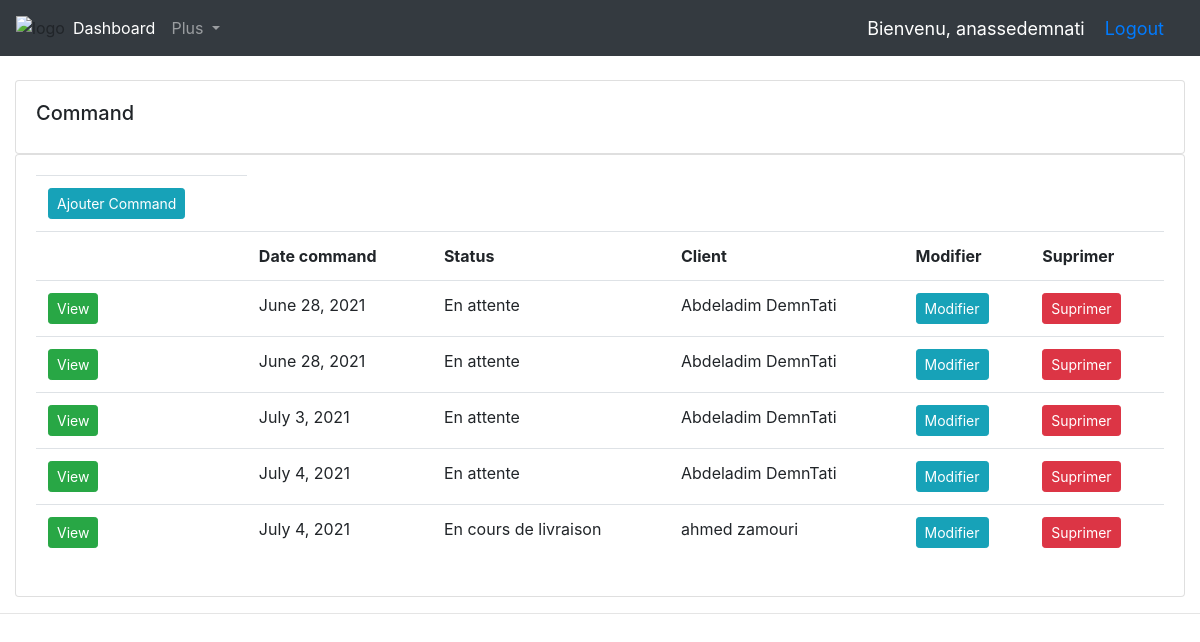
/dashbord/commande/ (signed in), run on the app's committed database.
### shop/models.py (models this page shows, shortened)
class User(AbstractUser):
    is_costumer = models.BooleanField(default=False)
    is_admin = models.BooleanField(default=False)
    def __str__(self):
        return self.get_username()

class Costumer(models.Model):
    user = models.OneToOneField(User, on_delete=models.CASCADE)
    date_of_birth = models.DateField(blank=True, null=True)
    photo = models.ImageField(upload_to='images/costumers/', blank=True)

### dashboard/models.py (models this page shows, shortened)
class Commande(models.Model):
    modePaiement = (
        ('cart', 'carte'),
        ('paypal', 'paypal'),
        ('au livraison', 'au livraison'),
    )
    etatCom = (
        ('En attente', 'En attente'),
        ('En cours de livraison', 'En cours de livraison'),
        ('Livré', 'Livré'),
    )
    modePaiement = models.CharField(max_length=20, choices=modePaiement)
    prixTax = models.DecimalField(max_digits=7, decimal_places=2, default=0.0)
    prixLivraison = models.DecimalField(
        max_digits=7, decimal_places=2, default=0.0)
    prixTotal = models.DecimalField(max_digits=7, decimal_places=2, default=0.0)
    dateCom = models.DateField(auto_now_add=True)
    etatCom = models.CharField(max_length=30, choices=etatCom)
    dateLivraison = models.DateField(null=True)
    categorie = models.ForeignKey(Categorie, null=True, on_delete=models.SET_NULL)
    Costumer = models.ForeignKey(Costumer, null=True, on_delete=models.CASCADE)
    address = models.CharField(max_length=250, default=" ")
    postal_code = models.CharField(max_length=20, default=" ")
    city = models.CharField(max_length=100, default="Casablanca")

### dashboard/views.py (the view)
# urls.py: path('commande/', views.ComandeList, name='listCommande'),
@user_passes_test(is_admin, login_url='/dashbord/logina/')
def ComandeList(request):
    if request.method == 'GET':
        Commandes = Commande.objects.all()
        context = {'Commandes': Commandes}
        return render(request, "admin/listComande.html", context)

### dashboard/views.py (called while the page is built)
def is_admin(user):
    if user.is_authenticated and user.is_admin:
        return True
    return False

### shop/context_processors.py (called while the page is built)
def menu_Cat(request):
    Cat = Categorie.objects.all()
    return dict(Cat=Cat)

def cart(request):
    return {'cart': request.session.get(settings.CART_SESSION_ID)}

### templates/admin/listComande.html
{% extends 'admin/mainAdmin.html' %} {% block title %}Command{% endblock %}
{% block content %}
    <br/>
    <div class="row">
        <div class="col-md">
            <div class="card card-body">
                <h5>Command </h5>
            </div>
            <div class="card card-body">
                <table class="table">
                    <tr>
                        <td><a class="btn btn-sm btn-info" href="{% url 'CommandeCreate' %}">Ajouter Command</a></td>
                    </tr>
                    <tr>
                        <th></th>
                        <th>Date command</th>
                        <th>Status</th>
                        <th>Client</th>
                        <th>Modifier</th>
                        <th>Suprimer</th>
                    </tr>
                    {% for com in Commandes %}
                        <tr>
                            <td><a class="btn btn-sm btn-success" href="{% url 'CommandeDetaille' com.id %}">View</a></td>
                            <td>{{ com.dateCom }}</td>
                            <td>{{ com.etatCom }}</td>
                            <td>{{ com.Costumer.user.get_full_name }}</td>
                            <td><a class="btn btn-sm btn-info" href="{% url 'editCommande' com.id %}">Modifier</a></td>
                            <td><a class="btn btn-sm btn-danger" href="{% url 'deleteCommande' com.id %}">Suprimer</a></td>
                        </tr>
                    {% endfor %}
                </table>
            </div>
        </div>
    </div>
{% endblock %}

### templates/admin/navAdmin.html (shortened to what this page needs)
{% load static %}
<nav class="navbar navbar-expand-lg navbar-dark bg-dark">
  <img src="{% static 'images/AM-SHOP.png '%}" alt="logo" />
  <div class="collapse navbar-collapse" id="navbarNav">
    <ul class="navbar-nav">
      <li class="nav-item active">
        <a class="nav-link" href="{% url 'dashboard' %}">Dashboard</a>
      </li>
      <li class="nav-item dropdown">
        <a
          class="nav-link dropdown-toggle"
          href="#"
          id="navbarDropdown"
          role="button"
          data-toggle="dropdown"
          aria-haspopup="true"
          aria-expanded="false"
        >
          Plus
        </a>
      </li>
      <li class="nav-item me-3 me-lg-1">
        <a class="nav-link" href="#">
        </a>
      </li>
    </ul>
  </div>
    <span class="hello-msg">Bienvenu, {{ request.user }} </span>
    <span class="hello-msg"><a href="{% url 'logouta' %}">Logout</a></span>
</nav>

### static/css/mainAdmin.css (style rules this page uses)
body { background-color: #ebeff5; }

### templates/admin/navAdmin.html (style rules this page uses)
.hello-msg { font-size: 18px; color: #fff; margin-right: 20px; }

### data on the page
User: user "anassedemnati"
Commande: dateCom "June 28, 2021", etatCom "En attente", Costumer.user.get_full_name "Abdeladim DemnTati"
Commande: dateCom "June 28, 2021", etatCom "En attente", Costumer.user.get_full_name "Abdeladim DemnTati"
Commande: dateCom "July 3, 2021", etatCom "En attente", Costumer.user.get_full_name "Abdeladim DemnTati"
Commande: dateCom "July 4, 2021", etatCom "En attente", Costumer.user.get_full_name "Abdeladim DemnTati"
Commande: dateCom "July 4, 2021", etatCom "En cours de livraison", Costumer.user.get_full_name "ahmed zamouri"
